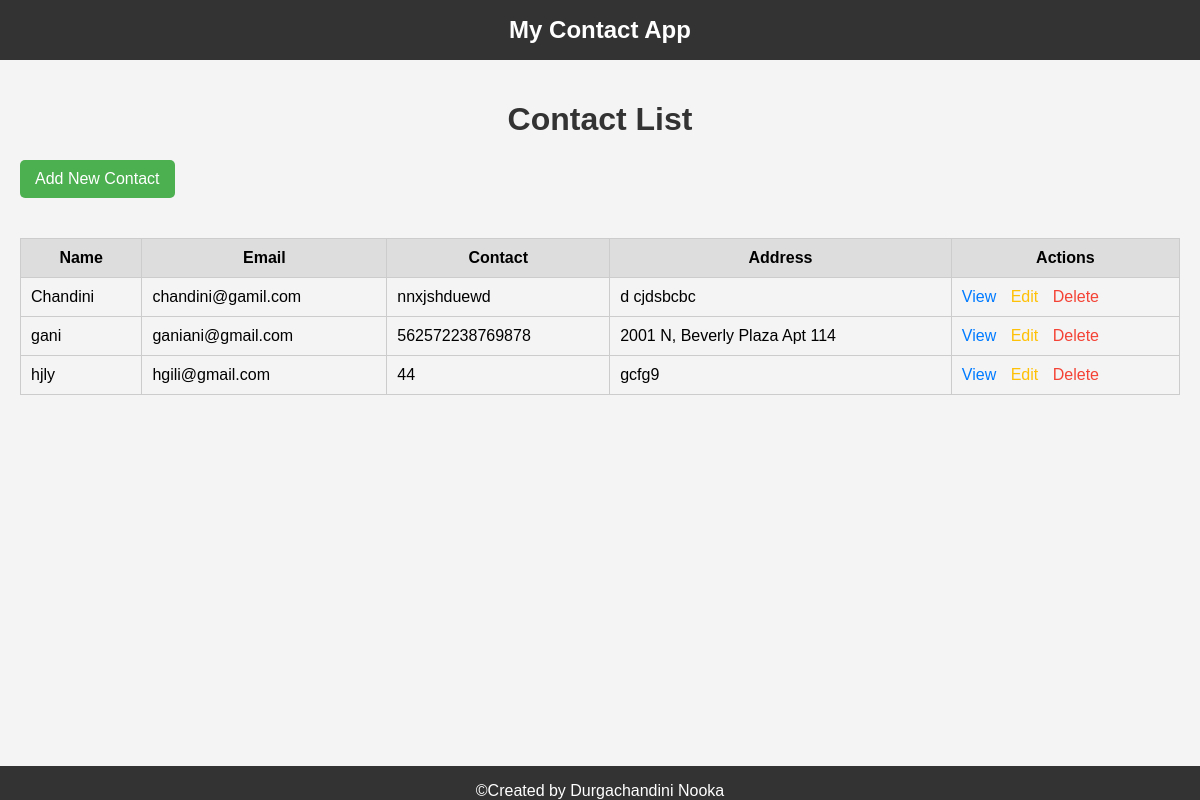
The page /contacts/ on the database as committed earlier.
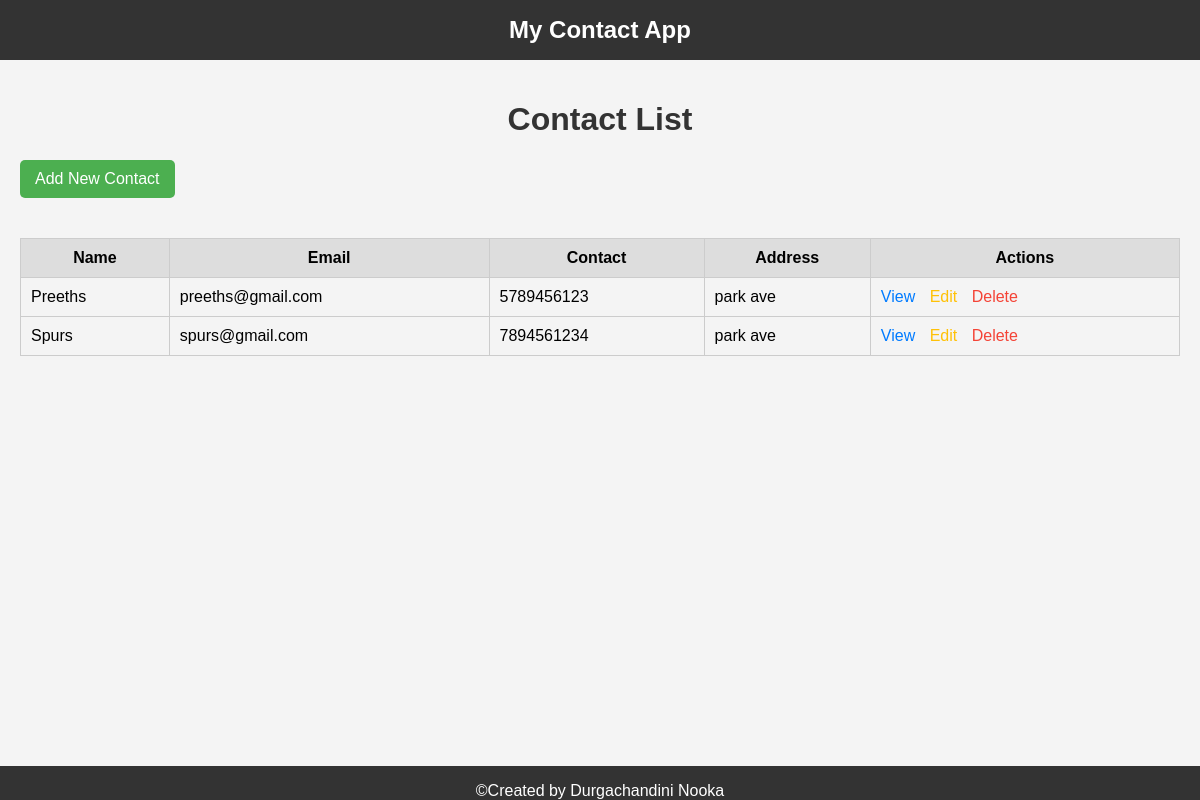
The same page on the database as committed later.
### contacts/models.py (models this page shows, shortened)
class Contact(models.Model):
    name = models.CharField(max_length=100)
    email = models.EmailField()
    phone = models.CharField(max_length=15, blank=True)
    address = models.TextField(blank=True)

### contacts/views.py (the view)
# urls.py: path('', views.list_contacts, name='list_contacts'),
def list_contacts(request):
    contacts = Contact.objects.all()
    return render(request, 'list.html', {'contacts': contacts})

### contacts/templates/list.html (shortened to what this page needs)
{% load static %}
<!DOCTYPE html>
{% load static %}
<html lang="en" style="height: 100%">
  <head>
  </head>
  <body
    style="
      font-family: Arial, sans-serif;
      background-color: #f4f4f4;
      margin: 0;
      display: flex;
      flex-direction: column;
      min-height: 100vh;
    "
  >
    <header
      style="
        background-color: #333;
        color: white;
        padding: 1rem;
        text-align: center;
      "
    >
      <h2 style="margin: 0">My Contact App</h2>
    </header>
    <main style="flex: 1; padding: 20px">
      <h1 style="color: #333; text-align: center">Contact List</h1>
      <a
        href="{% url 'create_contact' %}"
        style="
          background-color: #4caf50;
          color: white;
          padding: 10px 15px;
          text-decoration: none;
          border-radius: 5px;
          display: inline-block;
          margin-bottom: 20px;
        "
        >Add New Contact</a
      >
      <table style="width: 100%; border-collapse: collapse; margin-top: 20px">
        <tr style="background-color: #ddd">
          <th style="padding: 10px; border: 1px solid #ccc">Name</th>
          <th style="padding: 10px; border: 1px solid #ccc">Email</th>
          <th style="padding: 10px; border: 1px solid #ccc">Contact</th>
          <th style="padding: 10px; border: 1px solid #ccc">Address</th>
          <th style="padding: 10px; border: 1px solid #ccc">Actions</th>
        </tr>
        {% for contact in contacts %}
        <tr>
          <td style="padding: 10px; border: 1px solid #ccc">
            {{ contact.name }}
          </td>
          <td style="padding: 10px; border: 1px solid #ccc">
            {{ contact.email }}
          </td>
          <td style="padding: 10px; border: 1px solid #ccc">
            {{ contact.phone }}
          </td>
          <td style="padding: 10px; border: 1px solid #ccc">
            {{ contact.address }}
          </td>
          <td style="padding: 10px; border: 1px solid #ccc">
            <a
              href="{% url 'detail_contact' contact.id %}"
              style="margin-right: 10px; color: #017bff; text-decoration: none"
              >View</a
            >
            <a
              href="{% url 'edit_contact' contact.id %}"
              style="margin-right: 10px; color: #ffc107; text-decoration: none"
              >Edit</a
            >
            <a
              href="{% url 'delete_contact' contact.id %}"
              style="color: #f44336; text-decoration: none"
              >Delete</a
            >
          </td>
        </tr>
        {% endfor %}
      </table>
    <footer
      style="
      background-color: #333;
      color: white;
      position: fixed;
      left: 0;
      bottom: 0;
      width:100%;
      text-align: center;
      "
    >
      <p style="margin-bottom: 0px !important">&copy;Created by Durgachandini Nooka</p>
    </footer>
  </body>
</html>

Rows that differ between the two databases and show on the page:
removed Contact: name "Chandini", email "chandini@gamil.com", phone "nnxjshduewd", address "d cjdsbcbc"
removed Contact: name "gani", email "ganiani@gmail.com", phone "562572238769878", address "2001 N, Beverly Plaza Apt 114"
removed Contact: name "hjly", email "hgili@gmail.com", phone "44", address "gcfg9"
added Contact: name "Preeths", email "preeths@gmail.com", phone "5789456123", address "park ave"
added Contact: name "Spurs", email "spurs@gmail.com", phone "7894561234", address "park ave"
